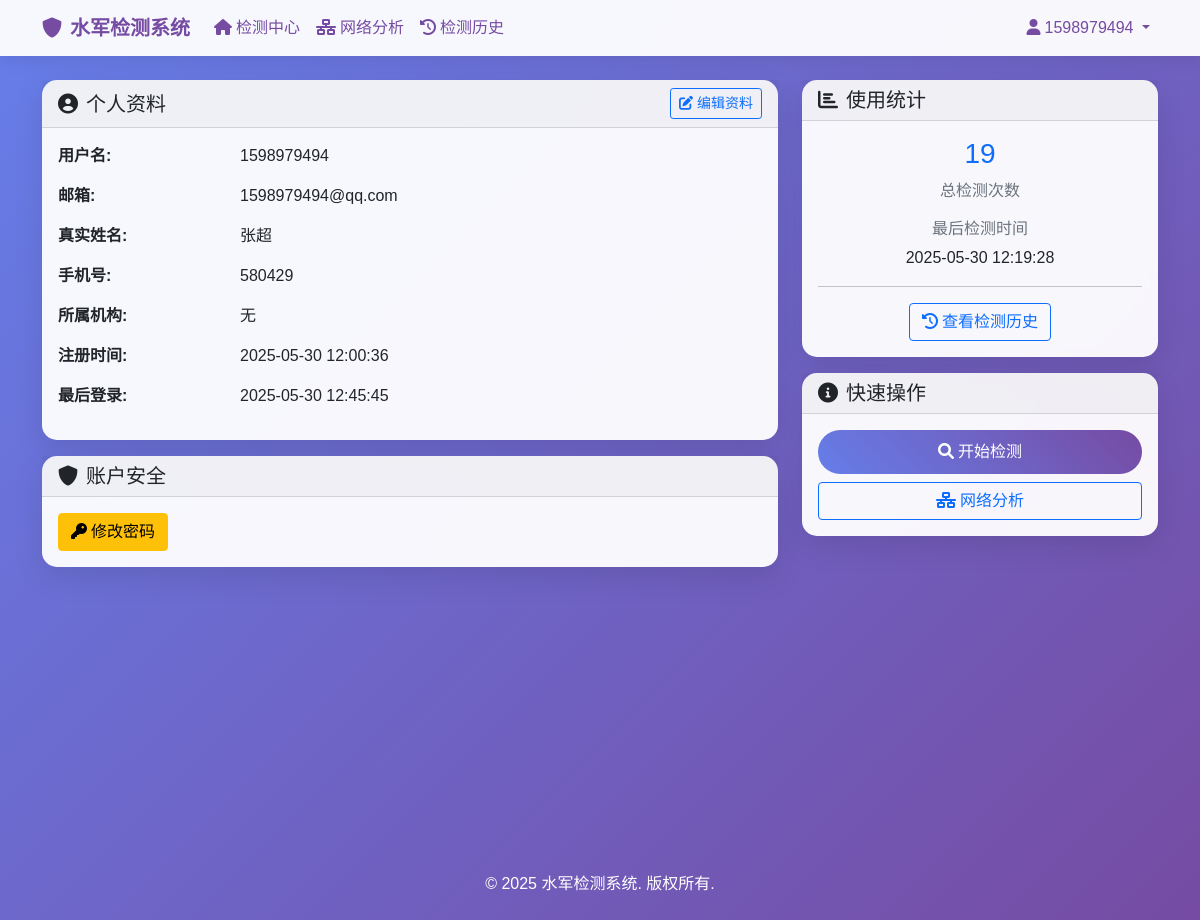
Page /profile (signed in) on the committed database.
### tables this page shows
CREATE TABLE users (
            id INTEGER PRIMARY KEY AUTOINCREMENT,
            username TEXT UNIQUE NOT NULL,
            email TEXT UNIQUE NOT NULL,
            password_hash TEXT NOT NULL,
            real_name TEXT,
            phone TEXT,
            organization TEXT,
            role TEXT DEFAULT 'user',
            is_active INTEGER DEFAULT 1,
            created_at TIMESTAMP DEFAULT CURRENT_TIMESTAMP,
            last_login TIMESTAMP,
            detection_count INTEGER DEFAULT 0,
            last_detection TIMESTAMP
        );

### web/app_minimal.py (the view)
@app.route('/profile')
@login_required
def profile():
    user = get_current_user()
    return render_template('auth/profile.html', user=user)

### web/app_minimal.py (called while the page is built)
@app.context_processor
def inject_user():
    return dict(current_user=get_current_user())

### web/simple_auth.py (called while the page is built)
def get_db():
    if 'db' not in g:
        g.db = sqlite3.connect(DATABASE)
        g.db.row_factory = sqlite3.Row
    return g.db

def login_required(f):
    @wraps(f)
    def decorated_function(*args, **kwargs):
        if 'user_id' not in session:
            flash('请先登录后访问此页面', 'info')
            return redirect(url_for('login', next=request.url))
        return f(*args, **kwargs)
    return decorated_function

def get_current_user():
    if 'user_id' not in session:
        return None
    db = get_db()
    user = db.execute('SELECT * FROM users WHERE id = ?', (session['user_id'],)).fetchone()
    return dict(user) if user else None

### web/templates/auth/profile.html
{% extends "base.html" %}
{% set title = "个人资料" %}
{% block content %}
<div class="row">
    <div class="col-md-8">
        <div class="card">
            <div class="card-header d-flex justify-content-between align-items-center">
                <h5 class="mb-0">
                    <i class="fas fa-user-circle me-2"></i>个人资料
                </h5>
                <a href="{{ url_for('edit_profile') }}" class="btn btn-outline-primary btn-sm">
                    <i class="fas fa-edit me-1"></i>编辑资料
                </a>
            </div>
            <div class="card-body">
                <div class="row mb-3">
                    <div class="col-sm-3">
                        <strong>用户名:</strong>
                    </div>
                    <div class="col-sm-9">
                        {{ user['username'] }}
                    </div>
                </div>
                <div class="row mb-3">
                    <div class="col-sm-3">
                        <strong>邮箱:</strong>
                    </div>
                    <div class="col-sm-9">
                        {{ user['email'] }}
                    </div>
                </div>
                <div class="row mb-3">
                    <div class="col-sm-3">
                        <strong>真实姓名:</strong>
                    </div>
                    <div class="col-sm-9">
                        {{ user['real_name'] or '未设置' }}
                    </div>
                </div>
                <div class="row mb-3">
                    <div class="col-sm-3">
                        <strong>手机号:</strong>
                    </div>
                    <div class="col-sm-9">
                        {{ user['phone'] or '未设置' }}
                    </div>
                </div>
                <div class="row mb-3">
                    <div class="col-sm-3">
                        <strong>所属机构:</strong>
                    </div>
                    <div class="col-sm-9">
                        {{ user['organization'] or '未设置' }}
                    </div>
                </div>
                <div class="row mb-3">
                    <div class="col-sm-3">
                        <strong>注册时间:</strong>
                    </div>
                    <div class="col-sm-9">
                        {{ user['created_at'] or '未知' }}
                    </div>
                </div>
                <div class="row mb-3">
                    <div class="col-sm-3">
                        <strong>最后登录:</strong>
                    </div>
                    <div class="col-sm-9">
                        {{ user['last_login'] or '从未登录' }}
                    </div>
                </div>
            </div>
        </div>
        <div class="card mt-3">
            <div class="card-header">
                <h5 class="mb-0">
                    <i class="fas fa-shield-alt me-2"></i>账户安全
                </h5>
            </div>
            <div class="card-body">
                <a href="{{ url_for('change_password') }}" class="btn btn-warning">
                    <i class="fas fa-key me-1"></i>修改密码
                </a>
            </div>
        </div>
    </div>
    <div class="col-md-4">
        <div class="card">
            <div class="card-header">
                <h5 class="mb-0">
                    <i class="fas fa-chart-bar me-2"></i>使用统计
                </h5>
            </div>
            <div class="card-body text-center">
                <div class="mb-3">
                    <h3 class="text-primary">{{ user['detection_count'] or 0 }}</h3>
                    <p class="text-muted mb-0">总检测次数</p>
                </div>
                <div class="mb-3">
                    <h6 class="text-muted">最后检测时间</h6>
                    <p class="mb-0">
                        {{ user['last_detection'] or '从未检测' }}
                    </p>
                </div>
                <hr>
                <a href="{{ url_for('detection_history') }}" class="btn btn-outline-primary">
                    <i class="fas fa-history me-1"></i>查看检测历史
                </a>
            </div>
        </div>
        <div class="card mt-3">
            <div class="card-header">
                <h5 class="mb-0">
                    <i class="fas fa-info-circle me-2"></i>快速操作
                </h5>
            </div>
            <div class="card-body">
                <div class="d-grid gap-2">
                    <a href="{{ url_for('index') }}" class="btn btn-primary">
                        <i class="fas fa-search me-1"></i>开始检测
                    </a>
                    <a href="{{ url_for('network_analysis') }}" class="btn btn-outline-primary">
                        <i class="fas fa-network-wired me-1"></i>网络分析
                    </a>
                </div>
            </div>
        </div>
    </div>
</div>
{% endblock %}

### web/templates/base.html (shortened to what this page needs)
<!DOCTYPE html>
<html lang="zh-CN">
<head>
    <link href="https://cdn.jsdelivr.net/npm/bootstrap@5.1.3/dist/css/bootstrap.min.css" rel="stylesheet">
    <link href="https://cdnjs.cloudflare.com/ajax/libs/font-awesome/6.0.0/css/all.min.css" rel="stylesheet">
</head>
<body>
    <nav class="navbar navbar-expand-lg fixed-top">
        <div class="container">
            <a class="navbar-brand" href="{{ url_for('index') if current_user else url_for('login') }}">
                <i class="fas fa-shield-alt me-2"></i>水军检测系统
            </a>
            <div class="collapse navbar-collapse" id="navbarNav">
                <ul class="navbar-nav me-auto">
                    {% if current_user %}
                    <li class="nav-item">
                        <a class="nav-link" href="{{ url_for('index') }}">
                            <i class="fas fa-home me-1"></i>检测中心
                        </a>
                    </li>
                    <li class="nav-item">
                        <a class="nav-link" href="{{ url_for('network_analysis') }}">
                            <i class="fas fa-network-wired me-1"></i>网络分析
                        </a>
                    </li>
                    <li class="nav-item">
                        <a class="nav-link" href="{{ url_for('detection_history') }}">
                            <i class="fas fa-history me-1"></i>检测历史
                        </a>
                    </li>
                    {% endif %}
                </ul>
                <ul class="navbar-nav">
                    {% if current_user %}
                    <li class="nav-item dropdown">
                        <a class="nav-link dropdown-toggle" href="#" role="button" data-bs-toggle="dropdown">
                            <i class="fas fa-user me-1"></i>{{ current_user['username'] }}
                        </a>
                    </li>
                    {% endif %}
                </ul>
            </div>
        </div>
    </nav>
    <div class="main-content">
        <div class="container">
            {% block content %}{% endblock %}
        </div>
    </div>
    <footer class="mt-5 py-4 text-center text-white">
        <div class="container">
            <p>&copy; 2025 水军检测系统. 版权所有.</p>
        </div>
    </footer>
</body>
</html>

### web/templates/base.html (style rules this page uses)
body { background: linear-gradient(135deg, #667eea 0%, #764ba2 100%); min-height: 100vh; font-family: 'Arial', sans-serif; }
.navbar { background: rgba(255, 255, 255, 0.95) !important; backdrop-filter: blur(10px); box-shadow: 0 2px 20px rgba(0, 0, 0, 0.1); }
.navbar-brand { font-weight: bold; color: #764ba2 !important; }
.main-content { margin-top: 80px; min-height: calc(100vh - 80px); }
.card { border: none; border-radius: 15px; box-shadow: 0 10px 30px rgba(0, 0, 0, 0.1); backdrop-filter: blur(10px); background: rgba(255, 255, 255, 0.95); }
.btn-primary { background: linear-gradient(45deg, #667eea, #764ba2); border: none; border-radius: 25px; padding: 10px 30px; font-weight: 500; transition: all 0.3s ease; }
.nav-link { color: #764ba2 !important; font-weight: 500; }

### rows in the picture
users: username "1598979494", email "1598979494@qq.com", real_name "张超", phone "580429", organization "无", created_at "2025-05-30 12:00:36", last_login "2025-05-30 12:45:45", detection_count "19", last_detection "2025-05-30 12:19:28"
